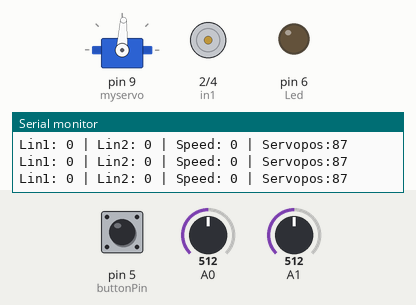
Simulated run of this sketch. Board: Arduino Uno, built with avr-gcc and run on an emulated ATmega328P. On the bench: servo, motor-driver pin pairs drawn as motors (green arrow = first pin HIGH = forward, orange = second pin HIGH = backward, longer = more drive, scaled by the enable pin), output pins drawn as LEDs (lit = HIGH), the last lines printed to the serial monitor. The inputs (shaded band) are chosen by the test bench; at power-on: A0 = 512, A1 = 512, pin 5 (buttonPin) LOW. No radio packets arrive unless stated.

Above: at 1.2 s.
1.3 s: A0 set to 490
At 2.6 s:
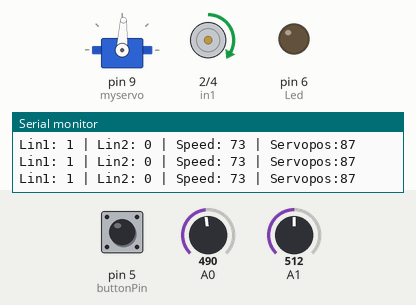
3.0 s: A1 set to 716
At 4.5 s:
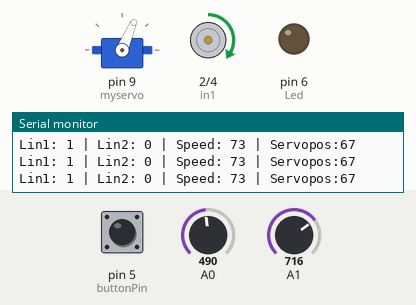
4.8 s: pin 5 (buttonPin) pulled HIGH for 0.35 s
At 5.04 s:
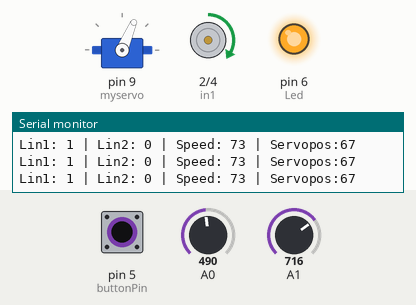
6.6 s: A0 set to 306
At 7.9 s:
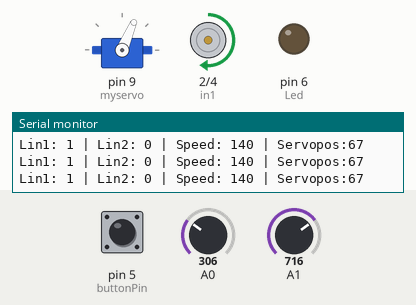
8.2 s: A1 set to 900
At 9.7 s:
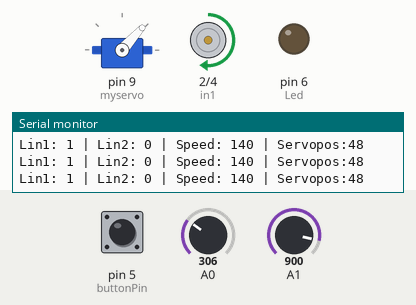
10.0 s: pin 5 (buttonPin) pulled HIGH for 1 s
At 10.3 s:
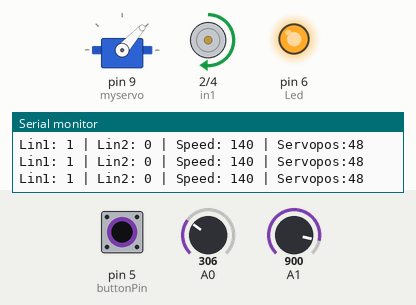
Timing chart, 0 to 13.0 s (numbered marks = the images above; inputs shaded):
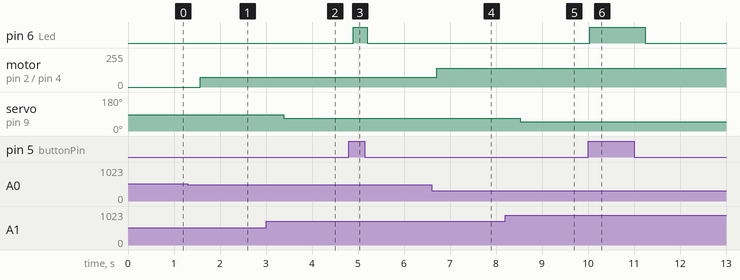

Measured:
- after the input at 1.3 s, motor on pin 2 (in1) / pin 4 (in2): stopped → forward 73/255 after 0.27 s
- after the input at 3.0 s, servo on pin 9 (myservo): 87° → 67° after 0.38 s
- after the input at 4.8 s, pin 6 (Led): LOW → HIGH after 0.09 s, → LOW 0.30 s later
- after the input at 6.6 s, motor on pin 2 (in1) / pin 4 (in2): forward 73/255 → forward 140/255 after 0.11 s
- after the input at 8.2 s, servo on pin 9 (myservo): 67° → 48° after 0.32 s
- after the input at 10.0 s, pin 6 (Led): LOW → HIGH at once, → LOW 1.2 s later

The sketch:

TR_servo_control_front_wheel.ino
```cpp
/*
 http://useaxes.com
 RC Car joystick
 DC motor controlled by L298n
 SG90 servo to turn front wheels
 edit from android

L298n
in1 = 2;    // direction pin 1
in2 = 4;    // direction pin 2
ena = 3;    // PWM pin to change speed

Pin NRF24L01 Conections
    CE   - 7
    CS   - 8
    MOSI - 11
    MISO - 12
    SCK  - 13
 */

#include <SPI.h>
#include "RF24.h"
#include <Servo.h>
RF24 myRadio (7, 8);
Servo myservo;         // create servo object to control a servo

int Y;                // Y axis = forward/backward
int X;                // X axis = left/right
int fspeed;          // forward
int bspeed;         // backward
int iOldPos, iNewPos = 0;    // servo position
const int in1 = 2;    // direction pin 1
const int in2 = 4;    // direction pin 2
const int ena = 3;    // PWM pin to change speed

int buttonPin = 5;
int Led = 6;

long previousMillis = 0;      // timer for servo
const int interval = 250;      // interval to update servo position

struct package
{
  int msg  = 0;
  int Lin1 = 0;
  int Lin2 = 0;
  int Lena = 0;
  int servopos = 0;
};

byte addresses[][6] = {"0"};
typedef struct package Package;
Package data;

void setup()
{
  Serial.begin(9600);
  pinMode(in1, OUTPUT);      // connection to L298n
  pinMode(in2, OUTPUT);      // connection to L298n
  pinMode(ena, OUTPUT);      // connection to L298n

  pinMode(buttonPin,INPUT);
  pinMode(Led,OUTPUT);

  myservo.attach(9);    // attaches the servo on pin 9 to the servo object
  myservo.write(87);    // center servo

  myRadio.begin();
  myRadio.setChannel(115);  //115 band above WIFI signals
  myRadio.setPALevel(RF24_PA_MIN); //MIN power low rage
  myRadio.setDataRate( RF24_250KBPS ) ;  //Minimum speed

  delay(50);           // give servo time to change position
}

void loop()
{
  if (digitalRead(buttonPin) == HIGH) {    // Baca PIN 5
      digitalWrite(Led, HIGH);       // Nyalakan Led Merah
  } else {
      digitalWrite(Led, LOW);        // Matikan Led Mera
  }
  //Serial.println(digitalRead(buttonPin));

  int X = analogRead(A1);  // joystick X axis
  int Y = analogRead(A0);  // joystick Y axis

  if (Y < 500)              // joystick forward
  {
    fspeed = (map(Y, 501, 0, 70, 250));
    forward(fspeed);
    //Serial.print("forward : ");
    //Serial.println(bspeed);
  }

  if (Y > 540)              // joystick backward
  {
    bspeed = (map(Y, 541, 1023, 70, 250));
    backward(bspeed);
    //Serial.print(" backward : ");
    //Serial.println(bspeed);
  }
  if (Y >= 500 && Y <= 540)    // joystick is centered
  {
    stop();
  }

  if (X > 490 && X < 530 )    // joystick is centered
  {
    iNewPos = 87;     // 87 = servo in center position
  }

  if (X < 490)              // turn left
  {
    iNewPos = (map(X, 491, 0, 88, 130));
  }

  if (X > 530)              // turn right
  {
    iNewPos = (map(X, 531, 1023, 86, 35));
  }

  unsigned long currentMillis = millis();

  if(iOldPos != iNewPos && currentMillis - previousMillis > interval) {      // Issue command only if desired position changes and interval is over
    previousMillis = currentMillis;
    iOldPos = iNewPos;
    myservo.write(iNewPos);     // tell servo to go to position in variable 'pos'
    //Serial.print("X: ");
    //Serial.println(iNewPos);
    data.servopos = iNewPos;
    WriteData();
  }

}

void stop()
{
  analogWrite(ena, 0);
  digitalWrite(in1, LOW);
  digitalWrite(in2, LOW);
  data.Lin1 = 0;
  data.Lin2 = 0;
  data.Lena = 0;
  WriteData();
}

void forward(int fspeed)
{
  digitalWrite(in1, HIGH);
  digitalWrite(in2, LOW);
  analogWrite(ena, fspeed);
  data.Lin1 = 1;
  data.Lin2 = 0;
  data.Lena = fspeed;
  WriteData();
}

void backward(int bspeed)
{
  digitalWrite(in1, LOW);
  digitalWrite(in2, HIGH);
  analogWrite(ena, bspeed);
  data.Lin1 = 0;
  data.Lin2 = 1;
  data.Lena = bspeed;
  WriteData();
}

void WriteData()
{
  myRadio.stopListening();  //Stop Receiving and start transminitng
  myRadio.openWritingPipe( 0xF0F0F0F0AA); //Sends data on this 40-bit address
  myRadio.write(&data, sizeof(data));
  Serial.print("Lin1: ");
  Serial.print(data.Lin1);
  Serial.print(" | Lin2: ");
  Serial.print(data.Lin2);
  Serial.print(" | Speed: ");
  Serial.print(data.Lena);
  Serial.print(" | Servopos:");
  Serial.println(data.servopos);
  delay(300);
}

void ReadData()
{
myRadio.openReadingPipe(1, 0xF0F0F0F066); // Which pipe to read, 40 bit Address
  myRadio.startListening(); //Stop Transminting and start Reveicing
  if ( myRadio.available())
  {
    while (myRadio.available())
    {
      myRadio.read( &data, sizeof(data) );
    }
    Serial.print("Received:");
    Serial.println(data.msg);
  }
}
```
